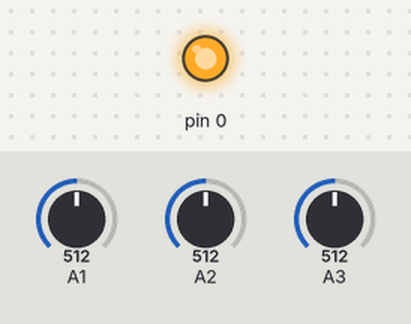
Recording of a sketch running on a simulated Arduino Uno, built with avr-gcc and run on an emulated ATmega328P. Parts: output pins drawn as LEDs (lit = HIGH). The test bench sets the inputs (shaded band); at power-on: A1 = 512, A2 = 512, A3 = 512. Pins used as bus, display or sensor lines are not drawn.

Above: at 0.1 s.
Timing chart, 0 to 1.6 s (numbered marks = the images above):
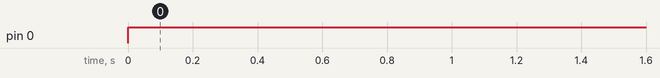

The sketch:

quantum_v2.ino
```cpp
#include <Arduino.h>
#line 1 "/Users/xcorex/Documents/Arduino/quantumNEODJ/quantumNEODJ.ino"
#line 1 "/Users/xcorex/Documents/Arduino/quantumNEODJ/quantumNEODJ.ino"
/*
    main.cpp
    Quantum DJ

    [ MIT license ]

    Copyright (c) 2015 - 2017, Alexander Zolotov <nightradio@gmail.com>
    www.warmplace.ru

    Permission is hereby granted, free of charge, to any person obtaining a copy
    of this software and associated documentation files (the "Software"), to
    deal in the Software without restriction, including without limitation the
    rights to use, copy, modify, merge, publish, distribute, sublicense, and/or
    sell copies of the Software, and to permit persons to whom the Software is
    furnished to do so, subject to the following conditions:

    The above copyright notice and this permission notice shall be included in
    all copies or substantial portions of the Software.

    THE SOFTWARE IS PROVIDED "AS IS", WITHOUT WARRANTY OF ANY KIND, EXPRESS OR
    IMPLIED, INCLUDING BUT NOT LIMITED TO THE WARRANTIES OF MERCHANTABILITY,
    FITNESS FOR A PARTICULAR PURPOSE AND NONINFRINGEMENT. IN NO EVENT SHALL THE
    AUTHORS OR COPYRIGHT HOLDERS BE LIABLE FOR ANY CLAIM, DAMAGES OR OTHER
    LIABILITY, WHETHER IN AN ACTION OF CONTRACT, TORT OR OTHERWISE, ARISING
    FROM, OUT OF OR IN CONNECTION WITH THE SOFTWARE OR THE USE OR OTHER DEALINGS
    IN THE SOFTWARE.
*/

#include <WS2812.h>

#define LEDCount 8
#define outputPin 3

WS2812 LED(LEDCount);
cRGB value;

#include <avr/io.h>
#include <util/delay.h>
#include <avr/interrupt.h>
#include <avr/pgmspace.h>
#include <avr/power.h>
#include "neo_lib.h"

#ifdef PROGMEM
#undef PROGMEM
#define PROGMEM __attribute__((section(".progmem.data")))
#endif


#define CLOCK_PRESCALER 3
#define F_CPU ( 8000000UL >> CLOCK_PRESCALER )

//Half of sinus:
static const unsigned char g_hsin_tab[ 256 ] PROGMEM =
{
  0, 3, 6, 9, 12, 15, 18, 21, 25, 28, 31, 34, 37, 40, 43, 46,
  49, 52, 56, 59, 62, 65, 68, 71, 74, 77, 80, 83, 86, 89, 92, 95,
  97, 100, 103, 106, 109, 112, 115, 117, 120, 123, 126, 128, 131, 134, 136, 139,
  142, 144, 147, 149, 152, 154, 157, 159, 162, 164, 167, 169, 171, 174, 176, 178,
  180, 183, 185, 187, 189, 191, 193, 195, 197, 199, 201, 203, 205, 207, 209, 211,
  212, 214, 216, 217, 219, 221, 222, 224, 225, 227, 228, 229, 231, 232, 233, 235,
  236, 237, 238, 239, 240, 242, 243, 243, 244, 245, 246, 247, 248, 249, 249, 250,
  251, 251, 252, 252, 253, 253, 254, 254, 254, 255, 255, 255, 255, 255, 255, 255,
  255, 255, 255, 255, 255, 255, 255, 255, 254, 254, 254, 253, 253, 252, 252, 251,
  251, 250, 249, 249, 248, 247, 246, 245, 245, 244, 243, 242, 241, 240, 238, 237,
  236, 235, 234, 232, 231, 230, 228, 227, 225, 224, 222, 221, 219, 218, 216, 214,
  213, 211, 209, 207, 205, 203, 201, 200, 198, 196, 194, 191, 189, 187, 185, 183,
  181, 179, 176, 174, 172, 169, 167, 165, 162, 160, 157, 155, 152, 150, 147, 145,
  142, 139, 137, 134, 131, 129, 126, 123, 120, 118, 115, 112, 109, 106, 104, 101,
  98, 95, 92, 89, 86, 83, 80, 77, 74, 71, 68, 65, 62, 59, 56, 53,
  50, 47, 44, 41, 37, 34, 31, 28, 25, 22, 19, 16, 12, 9, 6, 3
};

#line 74 "/Users/xcorex/Documents/Arduino/quantumNEODJ/quantumNEODJ.ino"
static int sin8( int phase );
#line 125 "/Users/xcorex/Documents/Arduino/quantumNEODJ/quantumNEODJ.ino"
static unsigned char get_options( void );
#line 139 "/Users/xcorex/Documents/Arduino/quantumNEODJ/quantumNEODJ.ino"
static int adc_read();
#line 151 "/Users/xcorex/Documents/Arduino/quantumNEODJ/quantumNEODJ.ino"
void adc_init();
#line 161 "/Users/xcorex/Documents/Arduino/quantumNEODJ/quantumNEODJ.ino"
void adc_start();
#line 165 "/Users/xcorex/Documents/Arduino/quantumNEODJ/quantumNEODJ.ino"
int main();
#line 74 "/Users/xcorex/Documents/Arduino/quantumNEODJ/quantumNEODJ.ino"
inline static int sin8( int phase )
{
  int rv;
  phase &= 511;
  if ( phase < 256 )
    rv = (int)pgm_read_byte( &g_hsin_tab[ phase & 255 ] );
  else
    rv = -(int)pgm_read_byte( &g_hsin_tab[ phase & 255 ] );
  return rv;
}


enum
{
  MODE_REPEAT = 0,
  MODE_REPEAT2,
  MODE_REPEAT3,
  MODE_REPEAT_MOD, //fast modulations
  MODE_REPEAT_MOD2, //stream modification: add
  MODE_REPEAT_MOD3, //stream modification: xor
  MODE_REPEAT_MOD4, //stream modification: mul
  MODE_WAVE,
  MODE_SINE,
  MODE_SINE2,
  MODE_MAX,
};

volatile uint16_t pot1; // 0...255
volatile uint16_t pot2; // 0...255
volatile uint16_t pot3; // 0...255

volatile uint8_t adc1 = _BV(ADLAR) | _BV(MUX0); //PB2-ADC1 pot1
volatile uint8_t adc2 = _BV(ADLAR) | _BV(MUX1); //PB4-ADC2 pot2
volatile uint8_t adc3 = _BV(ADLAR) | _BV(MUX0) | _BV(MUX1); //PB3-ADC3 pot3

#define ENTER_CRIT()    {byte volatile saved_sreg = SREG; cli()
#define LEAVE_CRIT()    SREG = saved_sreg;}


#define SLOWDOWN( len ) \
  { volatile char d = 0; for( volatile int dd = 0; dd < ( len ); dd++ ) d++; }

#define OUT( bit ) \
  { PORTB = ( PORTB & ~( 1 << output_bit_offset ) ) | ( bit ) << output_bit_offset; }

const int frame_len = 1024;
const int output_bit_offset = 1;

#define OPTION1_BIT ( 1 << 1 )
#define OPTION2_BIT ( 1 << 2 )

static unsigned char get_options( void )
{
  unsigned char rv = 0;
  uint8_t b = wasButtonPressed(pot3);

  if ( b == BUTTON_LEFT                )   rv |= 1;
  if ( b == BUTTON_RIGHT               )    rv |= 2;

  return rv;
}

#define adc_read_begin() ADCSRA |= ( 1 << ADSC )
#define adc_read_finished() ( ( ADCSRA & ( 1 << ADSC ) ) == 0 )
#define adc_get() ADC
static int adc_read() //Get 0...1023 or -512...+511 value from ADC channel
{
  return pot1 + pot2 + pot3;
  // start single convertion
  adc_read_begin();

  // wait for conversion to complete
  while ( !adc_read_finished() ) {}

  return adc_get();
}

void adc_init()
{
  ADCSRA |= _BV(ADIE); //adc interrupt enable
  ADCSRA |= _BV(ADEN); //adc enable
  ADCSRA |= _BV(ADATE); //auto trigger
  ADCSRA |= _BV(ADPS0) | _BV(ADPS1) | _BV(ADPS2); //prescale 128
  ADMUX  = adc3;
  ADCSRB = 0;
}

void adc_start()
{
  ADCSRA |= _BV(ADSC); //start adc conversion
}
int main()
{
  unsigned int stream = 0;
  unsigned int stream2 = 0;
  unsigned int emotion_counter = 0;

    clock_prescale_set(clock_div_16); //1MHZ LOFI
  adc_init();
  sei(); //enable global interrupt
  adc_start(); //start adc conversion

  //#ifdef CLOCK_PRESCALER
  //  CLKPR = 1 << CLKPCE;
  //  CLKPR = CLOCK_PRESCALER;
  //#endif

  DDRB = 1 << output_bit_offset; //Set Port B output bits
  PORTB = 0x00; //Turn all output pins on Port B off
  //  PORTB |= OPTION1_BIT | OPTION2_BIT; //Enable Pull-up resistors for the input pins
  int btn_timer = 0;
  int opt_btn = 0;
int ledRefresh = 0;
uint8_t fq = 1;
pinMode(0, OUTPUT);


  while ( 1 )
  {
    digitalWrite(0, HIGH);
    btn_timer++;

//    if (btn_timer > 500)
    {
      uint8_t b = getButton(pot3);
      if ( b == BUTTON_LEFT)   opt_btn |= 1;
//      if ( b == BUTTON_RIGHT)  opt_btn |= 2;
      if ( b == BUTTON_NONE)   opt_btn = 0;

      uint8_t c = wasButtonPressed(pot3);

      if (c == BUTTON_RIGHT){
        fq++;
        fq = fq % 5;
        CLKPR = 1 << CLKPCE;
        CLKPR = fq;
      }
      btn_timer = 0;
    }


    unsigned char opt = opt_btn;
    stream2 <<= 1;
    stream2 |= adc_read() & 1;
    unsigned int emotion_amp = stream & 127;
    unsigned int slowdown = ( ( stream & 127 ) * emotion_amp ) >> 7;
    unsigned int frame_len2 = ( frame_len + ( sin8( emotion_counter << 3 ) + 255 ) ) / ( ( slowdown >> 1 ) + 1 );
    if ( opt & 1 ) frame_len2 <<= 2;
    unsigned int mode = ( ( stream >> 8 ) + stream2 + emotion_counter ) % MODE_MAX;
    if ( opt & 2 ) mode = MODE_REPEAT3;
    emotion_counter++;
    switch ( mode )
    {
      case MODE_REPEAT:
        {
          for ( int i = 0; i < frame_len2; i++ )
          {
            stream <<= 1;
            stream |= adc_read() & 1;
            OUT( stream & 1 );
            SLOWDOWN( slowdown );
          }
        }
        break;
      case MODE_REPEAT2:
        {
          for ( int i = 0; i < frame_len2; i++ )
          {
            stream <<= 1;
            stream |= ( adc_read() >> 1 ) & 1;
            OUT( stream & 1 );
            SLOWDOWN( slowdown );
          }
        }
        break;
      case MODE_REPEAT3:
        {
          char bb = emotion_amp & 7;
          for ( int i = 0; i < frame_len2; i++ )
          {
            stream <<= 1;
            stream |= ( adc_read() >> 1 ) & 1;
            OUT( stream & 1 );
            SLOWDOWN( slowdown + ( ( sin8( i << bb ) + 255 ) >> 6 ) );
          }
        }
        break;
      case MODE_REPEAT_MOD:
        {
          for ( int i = 0; i < frame_len; i++ )
          {
            stream <<= 1;
            stream |= adc_read() & 1;
            OUT( stream & 1 );
            SLOWDOWN( stream & 15 );
          }
        }
        break;
      case MODE_REPEAT_MOD2:
        {
          for ( int i = 0; i < frame_len2; i++ )
          {
            stream <<= 1;
            stream |= adc_read() & 1;
            stream += i;
            OUT( stream & 1 );
            SLOWDOWN( slowdown );
          }
        }
        break;
      case MODE_REPEAT_MOD3:
        {
          for ( int i = 0; i < frame_len2; i++ )
          {
            stream <<= 1;
            stream |= adc_read() & 1;
            stream ^= ( stream >> 8 );
            OUT( stream & 1 );
            SLOWDOWN( slowdown );
          }
        }
        break;
      case MODE_REPEAT_MOD4:
        {
          for ( int i = 0; i < frame_len2; i++ )
          {
            stream <<= 1;
            stream |= adc_read() & 1;
            stream += ( stream >> 8 );
            OUT( stream & 1 );
            SLOWDOWN( slowdown );
          }
        }
        break;
      case MODE_WAVE:
        {
          for ( int i = 0; i < frame_len2 >> 2; i++ )
          {
            OUT( ( stream << ( i & 15 ) ) & 1 );
            SLOWDOWN( slowdown );
          }
        }
        break;
      case MODE_SINE:
        {
          for ( int i = 0; i < frame_len2; i++ )
          {
            stream <<= 1;
            stream |= adc_read() & 1;
            stream += sin8( i );
            OUT( stream & 1 );
            SLOWDOWN( slowdown );
          }
        }
        break;
      case MODE_SINE2:
        {
          for ( int i = 0; i < frame_len2; i++ )
          {
            stream <<= 1;
            stream |= adc_read() & 1;
            stream ^= sin8( i );
            OUT( stream & 1 );
            SLOWDOWN( slowdown );
          }
        }
        break;
    }
  }

//
//    ledRefresh++;
//
//    if(ledRefresh > 10000)
//    {
//        for (int i = 0; i < LEDCount; i++)
//        {
//          value.b = 0; value.g = pot1; value.r = pot2; // RGB Value -> Blue
//          LED.set_crgb_at(i, value);
//        }
//
//      ledRefresh = 0;
//        LED.sync();
//
//    }
}

ISR(ADC_vect)
{
  //http://joehalpin.wordpress.com/2011/06/19/multi-channel-adc-with-an-attiny85/

  static uint8_t firstTime = 1;
  static uint8_t val;


  val = ADCH;

  if (firstTime == 1) {
    firstTime = 0;
  }
  else if (ADMUX  == adc1) {
    pot3 = val;
    ADMUX = adc2;
  }
  else if ( ADMUX == adc2) {
    pot2  = val;
    ADMUX = adc3;
  }
  else if ( ADMUX == adc3) {
    pot1  = val;
    ADMUX = adc1;
  }

}
```

neo_lib.h
```cpp
// HARDWARE CALIBRATION
#define Vbutton_releaseLevel  100
#define Vbutton_left          90
#define Vbutton_right         70
#define Vbutton_both          60
#define Vbutton_pressedLevel  Vbutton_left

#define Vcc                    37 // 3.7 V for LiPo
#define Vdiv 26 // measure max Voltage on Analog In

//CONSTANTS

#define BUTTON_NOTPRESSED   0
#define BUTTON_PRESSED      1
#define BUTTON_NONE         0
#define BUTTON_LEFT         1
#define BUTTON_RIGHT        2

uint8_t getButton(uint8_t pot_val)
{
  uint8_t  button = BUTTON_NONE;
  uint16_t pinVoltage;

  pinVoltage = pot_val;

  if ( pinVoltage < Vbutton_left  ) button = BUTTON_LEFT;
  if ( pinVoltage < Vbutton_right ) button = BUTTON_RIGHT;
  if ( pinVoltage < Vbutton_both  ) button = BUTTON_LEFT + BUTTON_RIGHT;

  return button;
}


uint8_t wasButtonPressed(uint8_t pot_val)
{
  static uint8_t buttonPressed    = false;
  static uint8_t buttonState      = 0;
  static uint8_t buttonValue      = BUTTON_NONE;
  static uint8_t buttonMaxValue   = 0;

  uint8_t        buttonReturnValue;
  uint16_t       pinVoltage;

  pinVoltage = pot_val;

  // hysteresis switch
  if ( pinVoltage > Vbutton_releaseLevel ) buttonPressed = false;
  if ( pinVoltage < Vbutton_pressedLevel ) buttonPressed = true;

  buttonReturnValue = BUTTON_NONE;

  switch ( buttonState )
  {
    case BUTTON_NOTPRESSED:
      {
        buttonMaxValue = 0;

        if ( buttonPressed )
        {
          buttonState = BUTTON_PRESSED;
        }
      }; break;

    case BUTTON_PRESSED:
      {
        if ( buttonPressed ) // find minimum volage level during button pressed period
        {
          buttonValue = BUTTON_NONE;

          if ( pinVoltage < Vbutton_both  ) buttonValue = BUTTON_LEFT + BUTTON_RIGHT;
          else if ( pinVoltage < Vbutton_right ) buttonValue =               BUTTON_RIGHT;
          else if ( pinVoltage < Vbutton_left  ) buttonValue = BUTTON_LEFT               ;

          if ( buttonValue > buttonMaxValue ) buttonMaxValue = buttonValue;

        } else
        {
          buttonState = BUTTON_NOTPRESSED;
          buttonReturnValue = buttonMaxValue;
        }
        ; break;

      }
  }

  return buttonReturnValue;
}
```

Measured:
- by itself, pin 0: LOW → HIGH at 0.00 s
